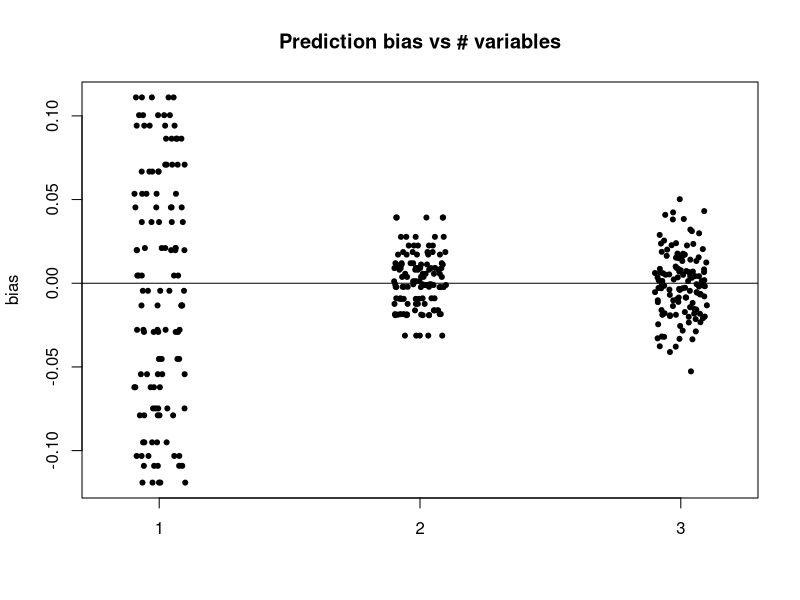
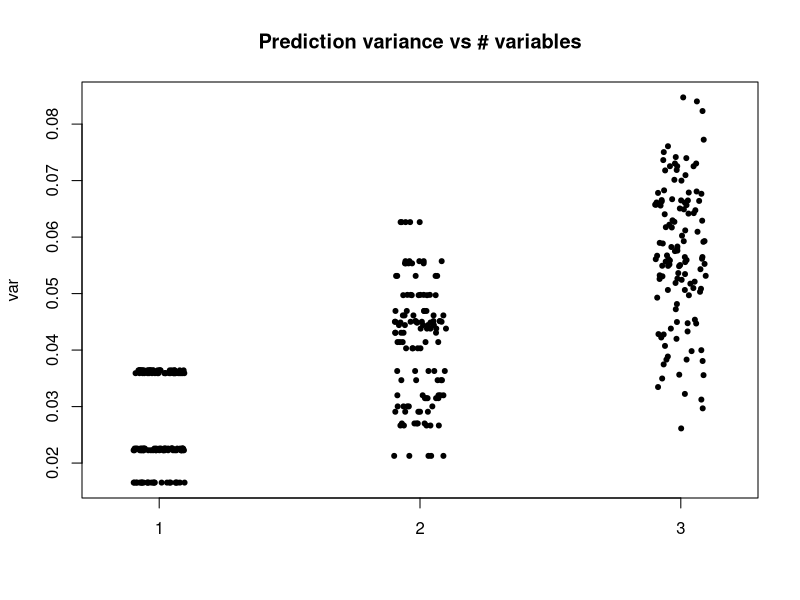
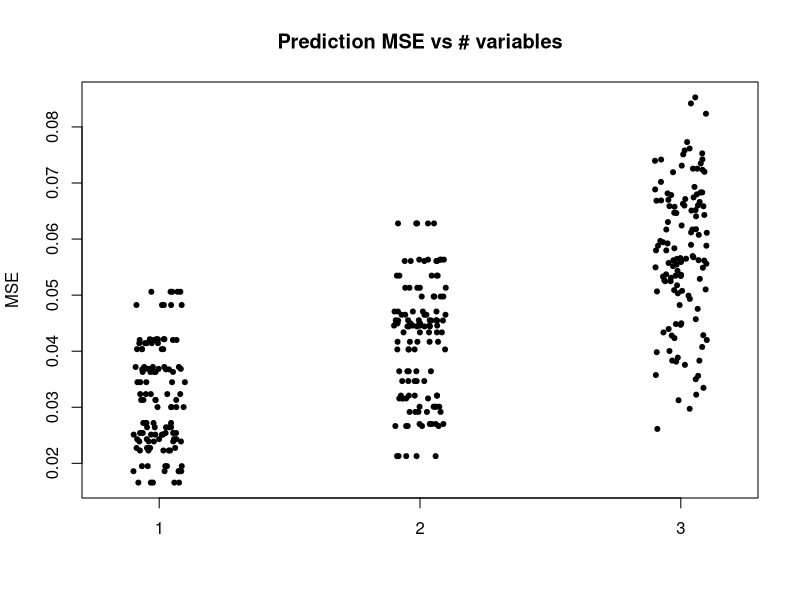

Recreate these plots in R, in order.
#############################################################################
# NAME: Tom Loughin                                                         #
# DATE: 1-10-13                                                             #
# PURPOSE: Simulation of regression to compare linear models with different #
#     numbers of variables.                                                 #
# NOTES:                                                                    #
#############################################################################

# Model is Y~Binomial(1,pi), logit(pi)) = -beta0 + beta1 X1 + beta2 X2 + beta3 X3
# Program starts with beta0 = 0, beta1 = 1, beta2 = 1 so that probabilities are symmetric around 0.5.
# Three variables are measured: x1,x2,x3. All are generated U(0,1)

# We fit 3 models: 
#  1: X1  2: X1, X2  3: X1, X2, X3
# We then compute model-estimated probability values at a small grid of points:
# (.1,.3,.5,.7,.9) for each explanatory variable.
# We compute the bias at each X combo by comparing the estimated vs. true probabilities. 
# We compute the variance of the estimated probabilities at each X combo 
# We compute the mean squared error ( = bias + variance^2) measuring the combined 
#  distance between the predicted and true probabilities.
# WE then summarize these results in plots and with summary statistics

set.seed(294830493)

reps <- 200 # Number of data sets
N <- 20  # Sample size
beta0 <- -1; beta1 <- 1; beta2 <- 1; beta3 <- 0 # Parameter values

# Create test data
test <- expand.grid(x1 = c(.1,.3,.5,.7,.9), x2 = c(.1,.3,.5,.7,.9), x3 = c(.1,.3,.5,.7,.9))

# Create vector of true means
test$logit <- beta0 + beta1*test$x1 + beta2*test$x2 + beta3*test$x3
test$pi <- exp(test$logit) / (1 + exp(test$logit))
summary(test)


# Prepare for looping over reps
counter <- 1
save.pred <- matrix(data = NA, ncol = 3*nrow(test), nrow = reps)
save.se <- matrix(data = NA, ncol = 3*nrow(test), nrow = reps)
save.coef <- matrix(data = NA, ncol = 9, nrow = reps)
save.conv <- matrix(data = NA, ncol = 5, nrow = reps)

# Loop to generate data, analyze, and save results
while(counter <= reps){
# Generating Uniform X's
 x1 <- runif(n = N)
 x2 <- runif(n = N)
 x3 <- runif(n = N)
 
# Generating binary data using true model
 y <- rbinom(n = N, size = 1, prob = exp(beta0 + beta1 * x1 + beta2 *x2 + beta3 * x3)
                   /(1 + exp(beta0 + beta1 * x1 + beta2 *x2 + beta3 * x3)))

# reg* is model-fit object, pred* is list of predicted values over grid for model 
# coef* are the regression parameter estimates (Not currently used in later summaries)
 reg1 <- glm(formula = y ~ x1, family = binomial(link = "logit"))
 pred1 <- predict(reg1, newdata = test[,1:3], type = "response", se.fit = TRUE)
 coef1 <- reg1$coefficients

 reg2 <- glm(formula = y ~ x1 + x2, family = binomial(link = "logit"))
 pred2 <- predict(reg2, newdata = test[,1:3], type = "response", se.fit = TRUE)
 coef2 <- reg2$coefficients
 
 reg3 <- glm(formula = y ~ x1 + x2 + x3, family = binomial(link = "logit"))
 pred3 <- predict(reg3, newdata = test[,1:3], type = "response", se.fit = TRUE)
 coef3 <- reg3$coefficients

# Saving all results into storage objects and incrementing row counter
 save.pred[counter,] <- c(pred1$fit, pred2$fit, pred3$fit)
 save.se[counter,] <- c(pred1$se.fit, pred2$se.fit, pred3$se.fit)
 save.coef[counter,] <- c(coef1, coef2, coef3)
 save.conv[counter,] <- c(counter, reg1$converged, reg2$converged, reg3$converged, counter + reg3$converged)
 counter <- ifelse(test = reg3$converged, yes = counter+1, no = counter)
}

# Estimate bias, variance, and MSE of predictions at each X-combo
mean.pred <- apply(save.pred, MARGIN = 2, FUN = mean)
bias <- mean.pred - rep(test$pi, times = 3) # Bias = (average estimate - truth)
var <- apply(save.pred, MARGIN = 2, FUN = var)
MSE <- bias^2 + var

# Vector of model numbers
model <- rep(c(1,2,3), each = nrow(test))

# Plots
x11(height = 5, width = 5, pointsize = 15)
stripchart(x = bias ~ model, method = "jitter", jitter = .1, vertical = TRUE, pch = 20,
      main = "Prediction bias vs # variables")
abline(h = 0, lty = "solid")

x11(height = 5, width = 5, pointsize = 15)
stripchart(x = var ~ model, method = "jitter", jitter = .1, vertical = TRUE, pch = 20,
      main = "Prediction variance vs # variables")

x11(height = 5, width = 5, pointsize = 15)
stripchart(x = MSE ~ model, method = "jitter", jitter = .1, vertical = TRUE, pch = 20,
      main = "Prediction MSE vs # variables")

# Summary statistics for variances and MSEs for prediction by model
# (Smaller is better)
cat("Average squared bias for x1:    ", mean(bias[which(model == 1)]^2))
cat("Average squared bias for x1,x2:  ", mean(bias[which(model == 2)]^2))
cat("Average squared bias for x1,x2,x3: ", mean(bias[which(model == 3)]^2))
cat("Average variance for x1:    ", mean(var[which(model == 1)]))
cat("Average variance for x1,x2:  ", mean(var[which(model == 2)]))
cat("Average variance for x1,x2,x3: ", mean(var[which(model == 3)]))
cat("Average MSE for x1:    ", mean(MSE[which(model == 1)]))
cat("Average MSE for x1,x2:  ", mean(MSE[which(model == 2)]))
cat("Average MSE for x1,x2,x3: ", mean(MSE[which(model == 3)]))
